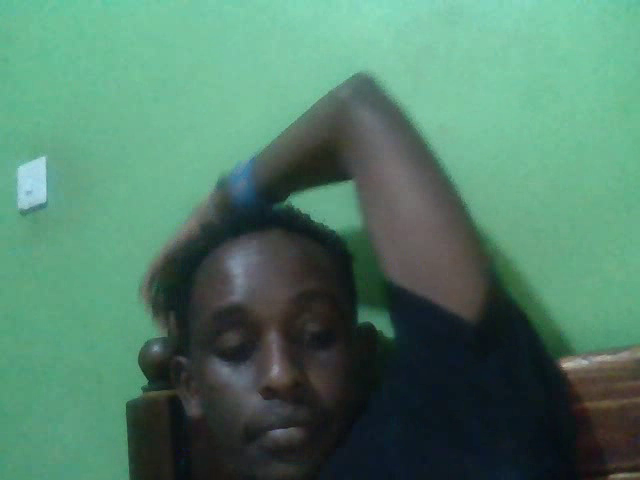
#> input picture frame 11 of 09-11-2026-01-13_03.mp4, 640 x 480 px, given in place of the camera
$ python main.py
#> lines starting #> are read from the running program, lines starting #| are printed output that depends on the picture; after the words box and inside, x2 and y2 are one past the last pixel; in counts of white or black regions, pixels touching at a corner belong together
# Importing what we need
import cv2
import time
import datetime

#Give my access to the camera
cap = cv2.VideoCapture(0)

Camera_Name = "I SEE YOU"

if not cap.isOpened():
    print("Error: Cannot connect to camera")
    exit()

print("Camera connected successfully")


face_cascade = cv2.CascadeClassifier(cv2.data.haarcascades + "haarcascade_frontalface_default.xml")
body_cascade = cv2.CascadeClassifier(cv2.data.haarcascades + "haarcascade_fullbody.xml")


#Only records the video when the person starts to appear in the frame.
detection = True
detection_stopped_time = None
timer_started = False
SECONDS_TO_RECORD_AFTER_DETECTION = 10
recording = False
manual_recording = False
video_writer = None


fourcc = cv2.VideoWriter_fourcc(*"mp4v")


# I'll get the video's frame width and height from my camera's own instead of creating my own
frame_width = int(cap.get(cv2.CAP_PROP_FRAME_WIDTH))
frame_height = int(cap.get(cv2.CAP_PROP_FRAME_HEIGHT))
out = cv2.VideoWriter(
    'output.mp4v',
    fourcc,
    20.0,
    (frame_width, frame_height)
)

# Getting the time and day
current_time = datetime.datetime.now().strftime("%Y-%m-%d ---%H:%M:%S")


while True:
    ret, frame = cap.read()
#> frame is the input picture: shape (480, 640, 3); mean B, G, R 104.1, 124.7, 80.6
    if not ret:
        break

    frame_width, frame_height = frame.shape[:2]
#> frame_width = 480; frame_height = 640
    frame_size = (frame_width, frame_height)
#> frame_size = (480, 640)
    resolution = f"{frame_height}x{frame_width}"
#> resolution = '640x480'

# convertting your frames into grayscale
    gray = cv2.cvtColor(frame, cv2.COLOR_BGR2GRAY)
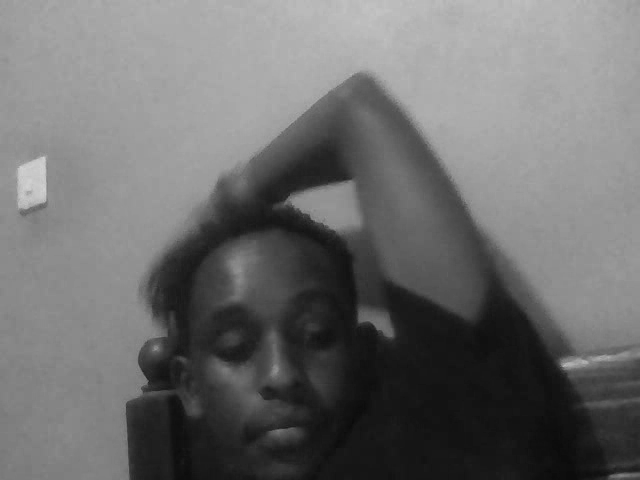
#> gray: shape (480, 640); min 10, max 210, mean 109.1
    faces = face_cascade.detectMultiScale(gray, 1.2, 4)
#> faces = ()
    bodies = body_cascade.detectMultiScale(gray, 1.2, 4)
#> bodies = ()

    # Face and body detection
    for (x, y, width, height) in faces:
        cv2.rectangle(frame, (x, y), (x + width, y + height), (255, 0, 0), 3)
#> this loop made 0 passes

    for (x, y, width, height) in bodies:
        cv2.rectangle(frame, (x, y), (x + width, y + height), (0, 255, 0), 3)

    # Checking if person is detected
    detected = len(faces) + len(bodies) > 0
#> detected = False

    if detected:
        if not detection:
            detection = True
            current_time = datetime.datetime.now().strftime("%d-%m-%Y-%H-%M_%S")
            out = cv2.VideoWriter(f"{current_time}.mp4", fourcc, 20, frame_size)
            recording = True
            print("Recording started!")
            timer_started = False
            detection_stopped_time = None
    else:
        if detection and not timer_started:
            timer_started = True
            detection_stopped_time = time.time()
            print("Person Not In Sight, Video Ends In 10 seconds.")
        elif detection and timer_started:
            if time.time() - detection_stopped_time >= SECONDS_TO_RECORD_AFTER_DETECTION:
                detection = False
                timer_started = False
                recording = False
                if out.isOpened():
                    out.release()
                print("Recording Has Stopped!")

    key = cv2.waitKey(1)
#> (key Esc is pressed here)

    if key == ord("s"):
        filename = datetime.datetime.now().strftime("Screenshot_%Y%m%d_%H%M%S.jpg")
        cv2.imwrite(filename, frame)
        print("Screenshot Saved:", filename)

    if key == ord("r"):
        manual_recording = not manual_recording
        if manual_recording:
            print("You have begun recording")
        else:
            print("Manual Recording Has Stopped")

    auto_record = detection or manual_recording
    if auto_record:
        if not recording:
            filename = datetime.datetime.now().strftime("Video Recording Saved_%Y%m%d_%H%M%S.mp4")
            out = cv2.VideoWriter(filename, fourcc, 20.0, frame_size)
            recording = True
            print("Video Saved")
    elif recording:
        if out.isOpened():
            out.release()
        recording = False
        print("Recording Has Stopped")

    # Overlay information on the video
    resolution = f"{frame_width}x{frame_height}"
#> resolution = '480x640'
    cv2.putText(frame, Camera_Name, (20, 35),
                cv2.FONT_HERSHEY_SIMPLEX, 0.7, (0, 255, 0), 2)

    cv2.putText(frame, current_time, (20, 65),
                cv2.FONT_HERSHEY_SIMPLEX, 0.6, (255, 255, 255), 2)

    cv2.putText(frame, f"Resolution: {resolution}", (20, 95),
                cv2.FONT_HERSHEY_SIMPLEX, 0.6, (255, 255, 255), 2)

    if recording:
        cv2.putText(frame, "It Is Recording", (frame_width - 100, 40),
                    cv2.FONT_HERSHEY_PLAIN, 0.8, (255, 0, 0), 2)
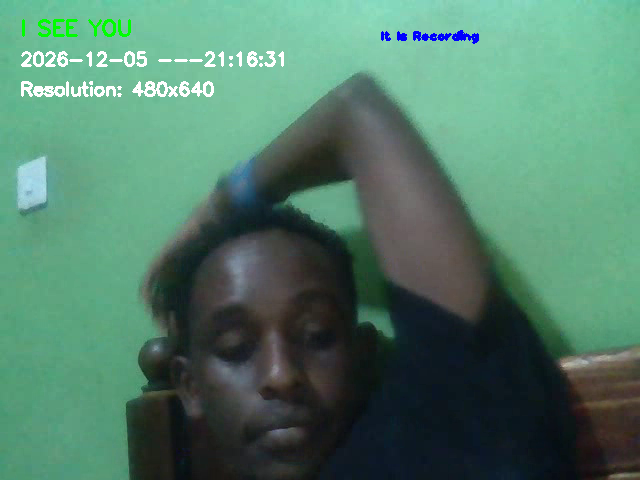
#> frame: shape (480, 640, 3); mean B, G, R 104.9, 125.1, 81.5

    if out.isOpened() and recording:
        out.write(frame)
    cv2.imshow("Ich Sehe Dich", frame)

# out.release #SAVES THE VIDEO
cap.release()
cv2.destroyAllWindows()
out.release()

$ run again, starting later in the video
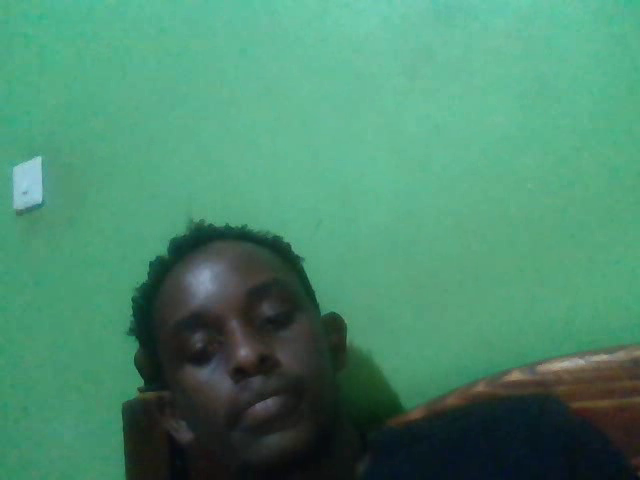
#> input picture frame 52 of 09-11-2026-01-13_03.mp4, 640 x 480 px, given in place of the camera
#> frame is the input picture: shape (480, 640, 3); mean B, G, R 109, 137.7, 73.8
#> `gray = cv2.cvtColor(frame, cv2.COLOR_BGR2GRAY)`:
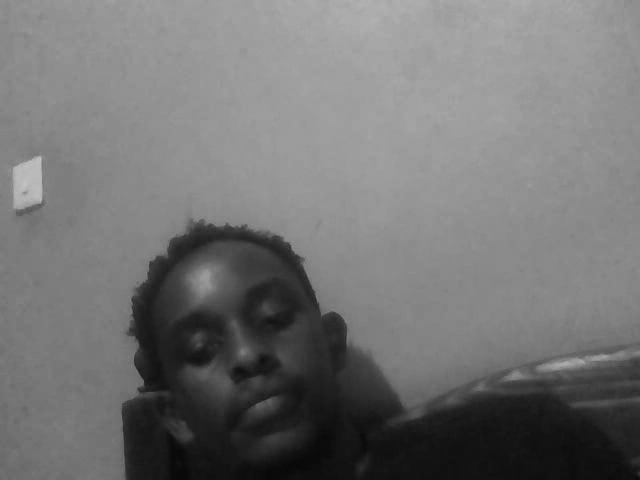
#> gray: shape (480, 640); min 8, max 196, mean 115.2
#> faces = ()
#> detected = False
#> `cv2.putText(frame, "It Is Recording", (frame_width - 100, 40), cv2.FON..`:
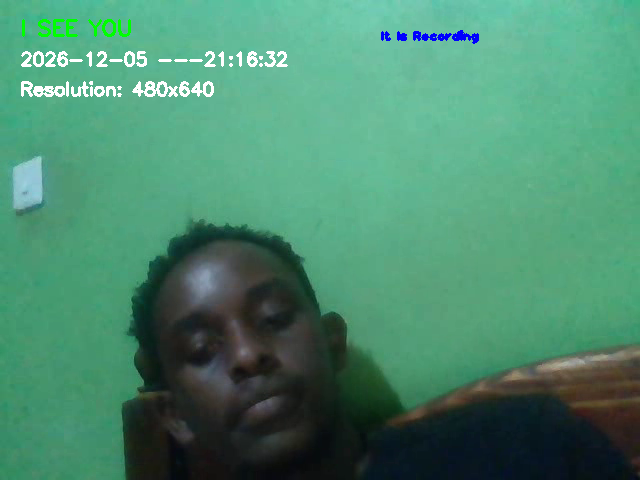
#> frame: shape (480, 640, 3); mean B, G, R 109.9, 138.2, 75

$ run again, starting later in the video
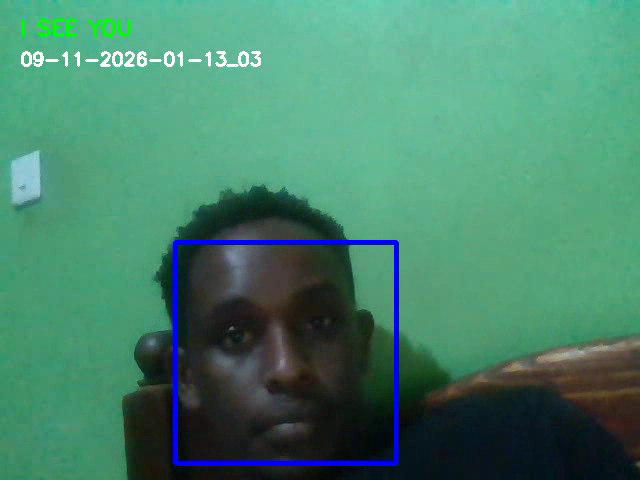
#> input picture frame 92 of 09-11-2026-01-13_03.mp4, 640 x 480 px, given in place of the camera
#> frame is the input picture: shape (480, 640, 3); mean B, G, R 106.4, 130.7, 70.6
#> faces = [[171, 238, 231, 231]]
#> bodies = ()
#> the loop `for (x, y, width, height) in faces:` made 1 pass
#> after the loop `for (x, y, width, height) in faces:`:
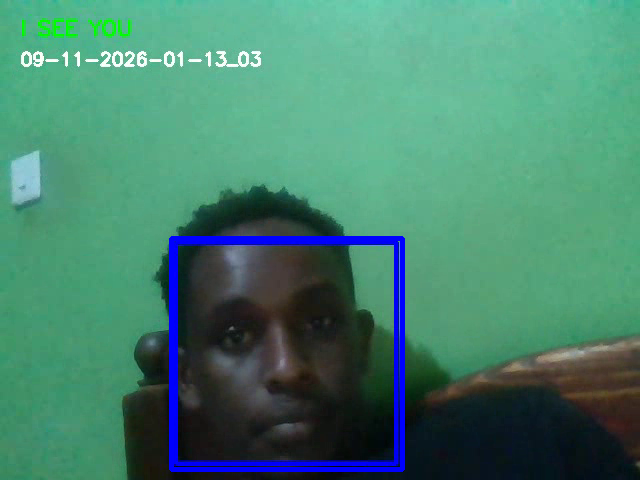
#> frame: shape (480, 640, 3); 1.5% of pixels changed, all inside (x1, y1, x2, y2) = (169, 236, 405, 472)
#> detected = True
#> `cv2.putText(frame, "It Is Recording", (frame_width - 100, 40), cv2.FON..`:
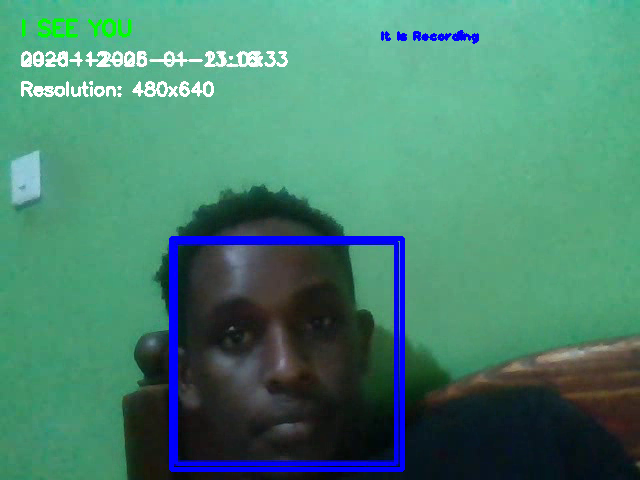
#> frame: shape (480, 640, 3); mean B, G, R 110.2, 130.2, 71.2
